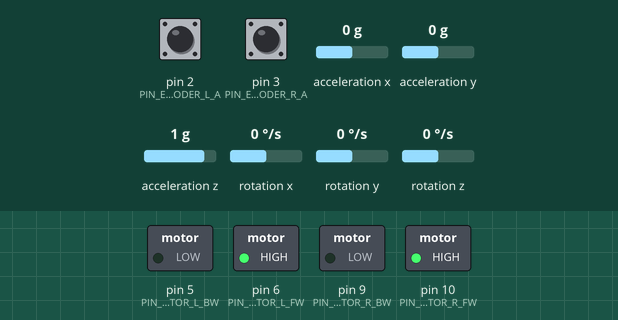
Recording of a program running on a simulated Arduino Uno, built with avr-gcc and run on an emulated ATmega328P. Parts: switched loads named in the program (green lamp = pin HIGH). The inputs (shaded band) are chosen by the test bench; at power-on: acceleration x 0 g, pin 2 (PIN_ENCODER_L_A) HIGH, pin 3 (PIN_ENCODER_R_A) HIGH, acceleration y 0 g, acceleration z 1 g, rotation x 0 °/s, rotation y 0 °/s, rotation z 0 °/s. EEPROM starts erased.

Above: at 2.8 s.
2.9 s: acceleration x set to 0.8 g
At 3.5 s:
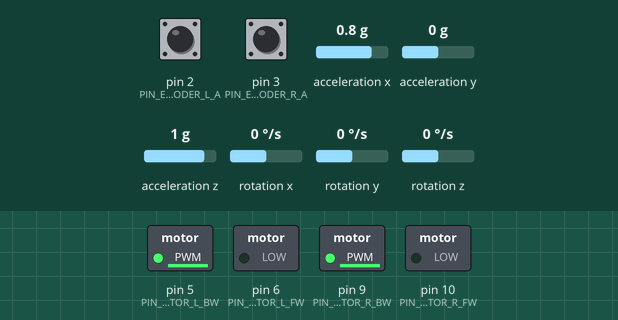
4.4 s: acceleration x set to 0 g
At 4.86 s:
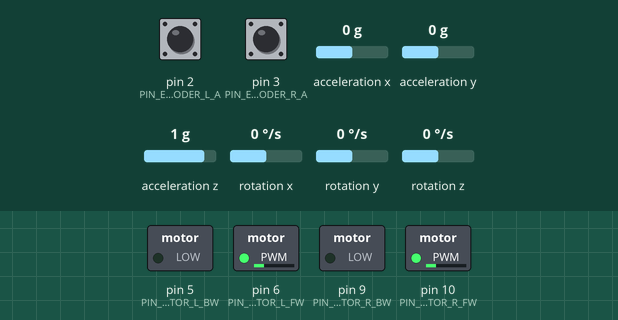
Timing chart, 0 to 7.4 s (numbered marks = the images above; inputs shaded):
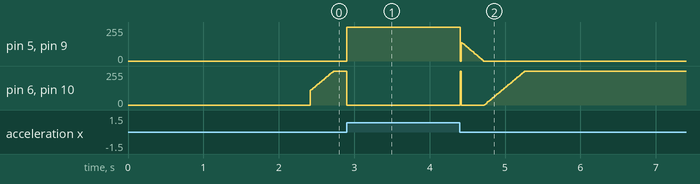

Measured:
- after the input at 2.9 s, pin 5 (PIN_MOTOR_L_BW), pin 9 (PIN_MOTOR_R_BW): 0/255 → 254/255 at once; pin 6 (PIN_MOTOR_L_FW), pin 10 (PIN_MOTOR_R_FW): 255/255 → 0/255 at once

The program:

main.cpp
```cpp
#include "CommunicationManager.h"
#include "EEPROMStore.h"
#include "Encoder.h"
#include "Gyroscope.h"
#include "Motor.h"
#include "PIDController.h"
#include "configuration.h"
#include "convert.h"
#include <Arduino.h>

static const constexpr float MAX_LEAN_ANGLE_RAD = (MAX_LEAN_ANGLE * M_PI) / 180.0;
static const constexpr float STARTUP_ANGLE_RAD = (STARTUP_ANGLE * M_PI) / 180.0;
static const constexpr float MAX_WORKING_ANGLE_RAD = (MAX_WORKING_ANGLE * M_PI) / 180.0;

EEPROMStore eeprom_store;

Gyroscope gyroscope(GYRO_ADDRESS,
                    GYRO_ZERO_ANGLE,
                    Gyroscope::Offset{GYRO_OFFSET_ACCEL_X, GYRO_OFFSET_ACCEL_Y, GYRO_OFFSET_ACCEL_Z},
                    Gyroscope::Offset{GYRO_OFFSET_GYRO_X, GYRO_OFFSET_GYRO_Y, GYRO_OFFSET_GYRO_Z});

Motor motor_left(PIN_MOTOR_L_FW, PIN_MOTOR_L_BW);
Motor motor_right(PIN_MOTOR_R_FW, PIN_MOTOR_R_BW);

Encoder encoder_left(ENCODER_SAMPLE_PERIOD, PIN_ENCODER_L_A, PIN_ENCODER_L_B, PIN_ENCODER_L_FW_LEVEL);
Encoder encoder_right(ENCODER_SAMPLE_PERIOD, PIN_ENCODER_R_A, PIN_ENCODER_R_B, PIN_ENCODER_R_FW_LEVEL);

CommunicationManager comm_manager;

PIDController balance_loop(BALANCE_PID_SAMPLE_PERIOD, static_cast<double>(INT8_MIN), static_cast<double>(INT8_MAX));
PIDController velocity_loop(VELOCITY_PID_SAMPLE_PERIOD, -MAX_WORKING_ANGLE_RAD, MAX_WORKING_ANGLE_RAD, false);

Handler handlers[] = {
    Handler{
        .name = "s",
        .get = nullptr,
        .set =
            [](char *buffer) {
                double speed = stringToDouble(buffer);
                if (isnan(speed)) return true;
                velocity_loop.setTarget(speed);
                return false;
            },
    },

    Handler{
        .name = "d",
        .get = nullptr,
        .set =
            [](char *buffer) {
                double dir = stringToDouble(buffer);
                if (isnan(dir)) return true;
                velocity_loop.setTarget(dir);
                return false;
            },
    },

    Handler{
        .name = "gyroscope.zero-angle",
        .get =
            [](char *buffer) {
                dtostrf(gyroscope.getZeroAngle(), 0, 2, buffer);
                return false;
            },
        .set =
            [](char *buffer) {
                double zero_angle = stringToDouble(buffer);
                if (isnan(zero_angle)) return true;
                eeprom_store.setGyroZeroAngle(zero_angle);
                gyroscope.setZeroAngle(zero_angle);
                return false;
            },
    },

    Handler{
        .name = "balance-pid.kp",
        .get =
            [](char *buffer) {
                dtostrf(balance_loop.getKp(), 0, 2, buffer);
                return false;
            },
        .set =
            [](char *buffer) {
                double kp = stringToDouble(buffer);
                if (isnan(kp)) return true;
                eeprom_store.setBalancePIDkP(kp);
                balance_loop.setKp(kp);
                return false;
            },
    },

    Handler{
        .name = "balance-pid.ki",
        .get =
            [](char *buffer) {
                dtostrf(balance_loop.getKi(), 0, 2, buffer);
                return false;
            },
        .set =
            [](char *buffer) {
                double ki = stringToDouble(buffer);
                if (isnan(ki)) return true;
                eeprom_store.setBalancePIDkI(ki);
                balance_loop.setKi(ki);
                return false;
            },
    },

    Handler{
        .name = "balance-pid.kd",
        .get =
            [](char *buffer) {
                dtostrf(balance_loop.getKd(), 0, 2, buffer);
                return false;
            },
        .set =
            [](char *buffer) {
                double kd = stringToDouble(buffer);
                if (isnan(kd)) return true;
                eeprom_store.setBalancePIDkD(kd);
                balance_loop.setKd(kd);
                return false;
            },
    },

    Handler{
        .name = "velocity-pid.kp",
        .get =
            [](char *buffer) {
                dtostrf(velocity_loop.getKp(), 0, 8, buffer);
                return false;
            },
        .set =
            [](char *buffer) {
                double kp = stringToDouble(buffer);
                if (isnan(kp)) return true;
                eeprom_store.setVelocityPIDkP(kp);
                velocity_loop.setKp(kp);
                return false;
            },
    },

    Handler{
        .name = "velocity-pid.ki",
        .get =
            [](char *buffer) {
                dtostrf(velocity_loop.getKi(), 0, 8, buffer);
                return false;
            },
        .set =
            [](char *buffer) {
                double ki = stringToDouble(buffer);
                if (isnan(ki)) return true;
                eeprom_store.setVelocityPIDkI(ki);
                velocity_loop.setKi(ki);
                return false;
            },
    },

    Handler{
        .name = "velocity-pid.kd",
        .get =
            [](char *buffer) {
                dtostrf(velocity_loop.getKd(), 0, 8, buffer);
                return false;
            },
        .set =
            [](char *buffer) {
                double kd = stringToDouble(buffer);
                if (isnan(kd)) return true;
                eeprom_store.setVelocityPIDkD(kd);
                velocity_loop.setKd(kd);
                return false;
            },
    },
};

void loadEEPROM()
{
    eeprom_store.initialize();

    float balance_pid_kp = eeprom_store.getBalancePIDkP();
    float balance_pid_ki = eeprom_store.getBalancePIDkI();
    float balance_pid_kd = eeprom_store.getBalancePIDkD();
    balance_loop.setKp(balance_pid_kp);
    balance_loop.setKi(balance_pid_ki);
    balance_loop.setKd(balance_pid_kd);

    float velocity_pid_kp = eeprom_store.getVelocityPIDkP();
    float velocity_pid_ki = eeprom_store.getVelocityPIDkI();
    float velocity_pid_kd = eeprom_store.getVelocityPIDkD();
    velocity_loop.setKp(velocity_pid_kp);
    velocity_loop.setKi(velocity_pid_ki);
    velocity_loop.setKd(velocity_pid_kd);

    float gyro_zero_angle = eeprom_store.getGyroZeroAngle();
    gyroscope.setZeroAngle(gyro_zero_angle);
}

void setup()
{
    loadEEPROM();

    Serial.begin(9600);
    comm_manager.begin(&Serial, handlers);

    gyroscope.begin();

    motor_left.begin();
    motor_right.begin();

    encoder_left.begin();
    encoder_right.begin();

    velocity_loop.enable();
}

void setStartedStopped(float angle)
{
    static bool starting_, started_ = false;
    static uint32_t start_timestamp_;

    float abs_angle = abs(angle);

    if (abs_angle > MAX_LEAN_ANGLE_RAD && started_)
    {
        balance_loop.disable();
        velocity_loop.disable();
        started_ = false;
    }
    else if (!started_)
    {
        if (abs_angle > STARTUP_ANGLE_RAD)
        {
            starting_ = false;
        }

        if (!starting_)
        {
            starting_ = true;
            start_timestamp_ = millis();
        }

        if (millis() - start_timestamp_ > STARTUP_TIME)
        {
            balance_loop.enable();
            velocity_loop.enable();
            starting_ = false;
            started_ = true;
        }
    }
}

void setDesiredAngle()
{
    static bool encoder_l_ready, encoder_r_ready = false;

    if (!encoder_l_ready)
    {
        encoder_l_ready = encoder_left.tick();
    }

    if (!encoder_r_ready)
    {
        encoder_r_ready = encoder_right.tick();
    }

    if (encoder_l_ready && encoder_r_ready)
    {
        float speed_l = encoder_left.getFrequency();
        float speed_r = encoder_right.getFrequency();
        float speed_avg = (speed_l + speed_r) / 2;

        if (velocity_loop.compute(speed_avg))
        {
            balance_loop.setTarget(velocity_loop.getOutput());
            encoder_l_ready = false;
            encoder_r_ready = false;
        }
    }
}

void setDesiredDuty(float angle)
{
    if (balance_loop.compute(angle))
    {
        motor_left.setDuty(balance_loop.getOutput());
        motor_right.setDuty(balance_loop.getOutput());
    }
}

void loop()
{
    comm_manager.tick();
    gyroscope.tick();

    float angle = gyroscope.getAngle();

    setDesiredAngle();
    setDesiredDuty(angle);
    setStartedStopped(angle);
}
```

BalanceLoop.h
```cpp
#ifndef _BALANCE_LOOP_H_
#define _BALANCE_LOOP_H_

#include "PIDController.h"
#include "configuration.h"
#include <inttypes.h>
#include <math.h>

class BalanceLoop : public PIDController
{
  public:
    BalanceLoop();

    bool compute(float angle);

  private:
    static const constexpr float MAX_LEAN_ANGLE_RAD = (MAX_LEAN_ANGLE * M_PI) / 180.0;
    static const constexpr float STARTUP_ANGLE_RAD = (STARTUP_ANGLE * M_PI) / 180.0;

    bool starting_, started_ = false;
    uint32_t start_timestamp_;

    float duty_left_, duty_right_ = 0;
};

#endif // _BALANCE_LOOP_H_
```

CommunicationManager.h
```cpp
/// Serial communication handler.

/*
 * Protocol documentation
 *
 * Character set: ASCII, case insensitive, whitespace insensitive.
 *
 * Examples:
 *
 *      Get a property:
 *          >>> test_property
 *          <<< 100
 *
 *      Set a property:
 *          >>> test_property=200
 *          <<< OK
 *
 *      Error setting a property:
 *          >>> test_property=invalid
 *          <<< ERROR
 *
 *      Unknown property:
 *          >>> unknown_property
 *          <<< UNKNOWN
 *
 *      Unknown method:
 *          >>> machine_uuid=200
 *          <<< DENIED
 *
 *      Malformed request:
 *          >>> test_property=20=200
 *          <<< MALFORMED
 *
 */

#ifndef _COMMUNICATION_MANAGER_H_
#define _COMMUNICATION_MANAGER_H_

#include <Stream.h>
#include <assert.h>

struct Handler
{
    /// Write the state value into the provided buffer.
    /// Return true if an error occured during the operation.
    typedef bool (*Getter)(char *buffer);

    /// Write the data present in the buffer into the state value.
    /// Return true if an error occured during the operation.
    typedef bool (*Setter)(char *buffer);

    const char *name;
    Getter get;
    Setter set;
};

class CommunicationManager
{
  public:
    /// Attach a Stream instance as the data source.
    template <size_t LEN> void begin(Stream *stream, Handler (&handlers)[LEN])
    {
        assert(stream != nullptr);
        assert(handlers != nullptr);

        stream_ = stream;
        handlers_ = handlers;
        handlers_size_ = LEN;
    }

    void tick();

  private:
    /// Maximum length of a packet in bytes.
    static const size_t PACKET_SIZE = 64;

    /// Character used to mark the end of a packet.
    static const char PACKET_DELIMITER = '\n';

    /// Character used to mark end of the property name and the start of the packet payload.
    static const char PAYLOAD_DELIMITER = '=';

    /// Response used when setting the property was successful.
    static constexpr const char *RESPONSE_OK = "OK";

    /// Response used when there was an error setting the property.
    static constexpr const char *RESPONSE_ERROR = "ERROR";

    /// Response used when the property is not defined.
    static constexpr const char *RESPONSE_UNKNOWN = "UNKNOWN";

    /// Response used when the property's getter/setter is not defined.
    static constexpr const char *RESPONSE_DENIED = "DENIED";

    /// Response used when the query is malformed.
    static constexpr const char *RESPONSE_MALFORMED = "MALFORMED";

    struct Packet
    {
        char *property, *payload;
    };

    Stream *stream_;

    Handler *handlers_;
    size_t handlers_size_ = 0;

    char serial_buffer_[PACKET_SIZE];
    size_t serial_buffer_size_ = 0;

    /// Store the next incoming packet into the serial buffer.
    /// Returns true if a packet is currently stored in the buffer.
    bool fillBuffer();

    /// Reset the serial buffer item count.
    void flushBuffer();

    /// Parse a packet from the serial buffer.
    /// Returns nullptr on the property field if the packet is malformed.
    /// Returns nullptr on the payload field if the packet does not have a payload.
    Packet parsePacket();

    /// Find a property with the corresponding name in the properties array, nullptr otherwise.
    Handler *findProperty(char *search);

    /// Push a packet to the output stream.
    void writePacket(const char *data);

    void handleRequest(Packet *packet);
};

#endif // _COMMUNICATION_MANAGER_H_
```

ControlLoop.h
```cpp
#ifndef _CONTROL_LOOP_H_
#define _CONTROL_LOOP_H_

#include "PIDController.h"
#include "configuration.h"
#include <inttypes.h>
#include <math.h>

class ControlLoop
{
  public:
    ControlLoop(PIDController &balance_loop, PIDController &velocity_loop);

    /// Perform the calculations necessary to update the output.
    bool compute(float angle, float speed_l, float speed_r);

    float getDutyLeft();
    float getDutyRight();

  private:
    static const constexpr float MAX_LEAN_ANGLE_RAD = (MAX_LEAN_ANGLE * M_PI) / 180.0;
    static const constexpr float STARTUP_ANGLE_RAD = (STARTUP_ANGLE * M_PI) / 180.0;
    static const constexpr float MAX_WORKING_ANGLE_RAD = (MAX_WORKING_ANGLE * M_PI) / 180.0;

    PIDController &balance_loop_;
    PIDController &velocity_loop_;

    bool starting_, started_ = false;
    uint32_t start_timestamp_;
};

#endif // _CONTROL_LOOP_H_
```

EEPROMStore.h
```cpp
/// EEPROM access helpers.

#ifndef _EEPROM_STORE_H_
#define _EEPROM_STORE_H_

#include <EEPROM.h>
#include <inttypes.h>
#include <stddef.h>

class EEPROMStore
{
  public:
    /// Load the initial values into EEPROM.
    void initialize();

    inline float getGyroZeroAngle()
    {
        float zero_angle;
        return EEPROM.get(Address::GyroZeroAngle, zero_angle);
    };

    inline void setGyroZeroAngle(float zero_angle)
    {
        EEPROM.put(Address::GyroZeroAngle, zero_angle);
    };

    inline float getBalancePIDkP()
    {
        float kp;
        return EEPROM.get(Address::BalancePIDkP, kp);
    };

    inline void setBalancePIDkP(float kp)
    {
        EEPROM.put(Address::BalancePIDkP, kp);
    };

    inline float getBalancePIDkI()
    {
        float ki;
        return EEPROM.get(Address::BalancePIDkI, ki);
    };

    inline void setBalancePIDkI(float ki)
    {
        EEPROM.put(Address::BalancePIDkI, ki);
    };

    inline float getBalancePIDkD()
    {
        float kd;
        return EEPROM.get(Address::BalancePIDkD, kd);
    };

    inline void setBalancePIDkD(float kd)
    {
        EEPROM.put(Address::BalancePIDkD, kd);
    };

    inline float getVelocityPIDkP()
    {
        float kp;
        return EEPROM.get(Address::VelocityPIDkP, kp);
    };

    inline void setVelocityPIDkP(float kp)
    {
        EEPROM.put(Address::VelocityPIDkP, kp);
    };

    inline float getVelocityPIDkI()
    {
        float ki;
        return EEPROM.get(Address::VelocityPIDkI, ki);
    };

    inline void setVelocityPIDkI(float ki)
    {
        EEPROM.put(Address::VelocityPIDkI, ki);
    };

    inline float getVelocityPIDkD()
    {
        float kd;
        return EEPROM.get(Address::VelocityPIDkD, kd);
    };

    inline void setVelocityPIDkD(float kd)
    {
        EEPROM.put(Address::VelocityPIDkD, kd);
    };

  private:
    const size_t VERSION = 12;

    enum Address : int32_t
    {
        Version = sizeof(size_t),
        GyroZeroAngle = Version + sizeof(float),
        BalancePIDkP = GyroZeroAngle + sizeof(float),
        BalancePIDkI = BalancePIDkP + sizeof(float),
        BalancePIDkD = BalancePIDkI + sizeof(float),
        VelocityPIDkP = BalancePIDkD + sizeof(float),
        VelocityPIDkI = VelocityPIDkP + sizeof(float),
        VelocityPIDkD = VelocityPIDkI + sizeof(float),
    };
};

#endif // _EEPROM_UTIL_H_
```

Encoder.h
```cpp
/// Quadrature encoder driver implementation.

#ifndef _ENCODER_H_
#define _ENCODER_H_

#include "configuration.h"
#include <stddef.h>
#include <stdint.h>

class Encoder
{
  public:
    Encoder(float sample_time, uint8_t pin_phase_a, uint8_t pin_phase_b, uint8_t fw_level);

    /// Set up the hardware peripherals and enable the interrupt handler.
    void begin();

    /// Perform the calculations necessary to update the frequency value.
    bool tick();

    /// Get the last measured frequency.
    float getFrequency();

    /// Private method.
    inline void _onPulse();

  private:
    /// Length of the pulse buffer.
    static const size_t PULSE_BUFFER_LEN = 8;

    enum class Direction
    {
        NONE,
        CW,
        CCW,
    };

    float sample_time_;
    uint32_t last_sample_;

    uint8_t pin_phase_a_, pin_phase_b_, fw_level_;
    uint8_t port_phase_b_, bit_phase_b_;

    uint32_t pulse_count_;
    Direction direction_;

    float frequency_;
};

#endif
```

Gyroscope.h
```cpp
/// Single axis gyroscope driver for the MPU6050 accelerometer.

#ifndef _GYROSCOPE_H_
#define _GYROSCOPE_H_

// clang-format off
#include <inttypes.h>
#include <math.h>
#include <helper_3dmath.h>
#define MPU6050_INCLUDE_DMP_MOTIONAPPS20
#include <MPU6050.h>
// clang-format on

class Gyroscope
{
  public:
    struct Offset
    {
        int32_t x, y, z;
    };

    Gyroscope(uint8_t address, float zero_angle, Offset offset_accel, Offset offset_gyro);

    void begin();
    void tick();

    /// Read the current inclination in the range PI to -PI.
    float getAngle();

    /// Get the gyroscope zero offset.
    inline float getZeroAngle()
    {
        return zero_angle_;
    }

    /// Set the gyroscope zero offset.
    inline void setZeroAngle(float zero_angle)
    {
        zero_angle_ = zero_angle;
    }

  private:
    /// [ms] Lapse of time to wait for the output to stabilize,
    /// might need a longer timeout depending on initial orientation.
    static const uint32_t OUTPUT_STABILIZATION_DELAY = 1000;

    uint8_t address_;
    float zero_angle_;
    Offset offset_accel_, offset_gyro_;

    MPU6050 mpu_;
    uint8_t fifo_buffer_[64];
};

#endif
```

Motor.h
```cpp
/// MX1616 DC motor driver implementation.

#ifndef _MOTOR_H_
#define _MOTOR_H_

#include <Arduino.h>

class Motor
{
  public:
    Motor(uint8_t pin_fw, uint8_t pin_bw);

    /// Initialize the motor hardware.
    void begin();

    /// Set the motor duty cycle and direction.
    void setDuty(int8_t duty);

  private:
    uint8_t pin_fw_, pin_bw_;

    static bool synchronized;

    /// Set all PWM outputs to the same 1kHz frequency.
    static void syncTimers();
};

#endif
```

Source omitted: PIDController.h (1586 bytes), convert.h (278 bytes), BalanceLoop.cpp (891 bytes), CommunicationManager.cpp (3627 bytes), ControlLoop.cpp (1213 bytes), EEPROMStore.cpp (645 bytes), Encoder.cpp (1664 bytes), Gyroscope.cpp (1474 bytes), Motor.cpp (1069 bytes), PIDController.cpp (318 bytes), assert.cpp (730 bytes), convert.cpp (410 bytes) and 1 more
